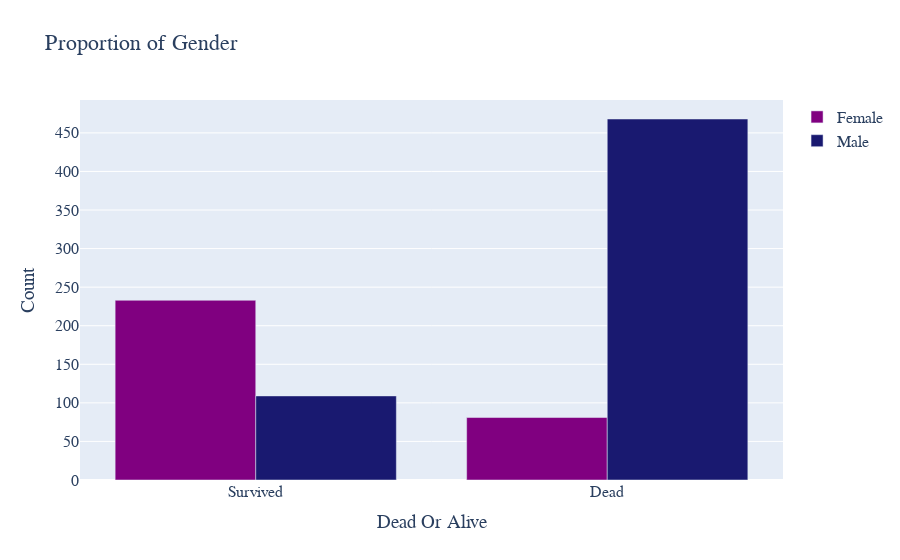

The notebook cell saved with this chart:
### Code cell
mulher = go.Bar(x=mulhers,
              y=mulher_survived.values,
              marker={"color":"purple"},
              name="Female",
              hovertemplate="Amount: %{y}")

homem = go.Bar(x=homenss,
              y=homem_survived.values,
              marker={"color":"midnightblue"},
              name="Male",
              hovertemplate="Amount: %{y}")

layout = go.Layout(title="Proportion of Gender",
                  xaxis={"title":"Dead Or Alive"},
                  yaxis={"title":"Count"})

fig = go.Figure(data=[mulher,homem], layout=layout)
fig.update_layout(
    font=dict(family='Droid-Serif', size=16))
iplot(fig)

### Figure 1 — Plotly figure (JSON) as saved in the notebook; plotly's stock layout.template omitted (floating-point values rounded to 4 significant figures)
{"data": [{"hovertemplate": "Amount: %{y}", "marker": {"color": "purple"}, "name": "Female", "type": "bar", "x": ["Survived", "Dead"], "y": [233, 81]}, {"hovertemplate": "Amount: %{y}", "marker": {"color": "midnightblue"}, "name": "Male", "type": "bar", "x": ["Dead", "Survived"], "y": [468, 109]}], "layout": {"font": {"family": "Droid-Serif", "size": 16}, "title": {"text": "Proportion of Gender"}, "xaxis": {"title": {"text": "Dead Or Alive"}}, "yaxis": {"title": {"text": "Count"}}}}
